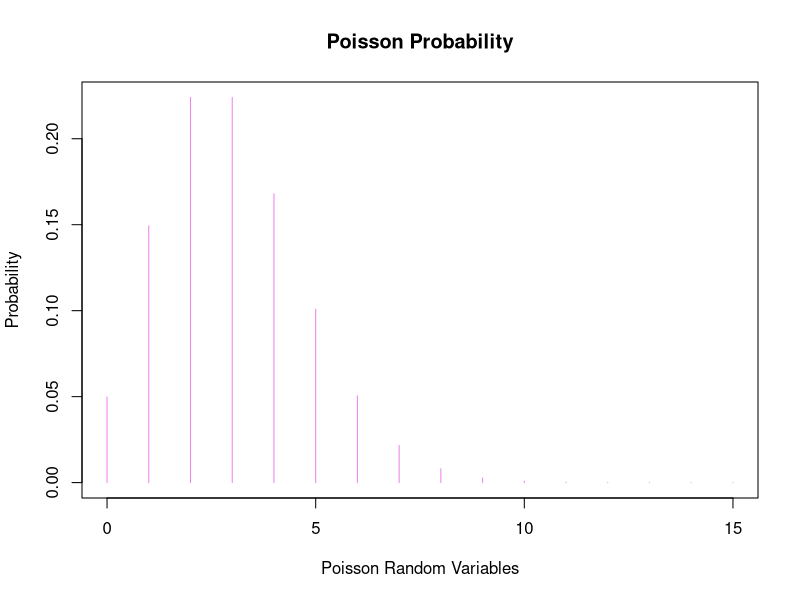
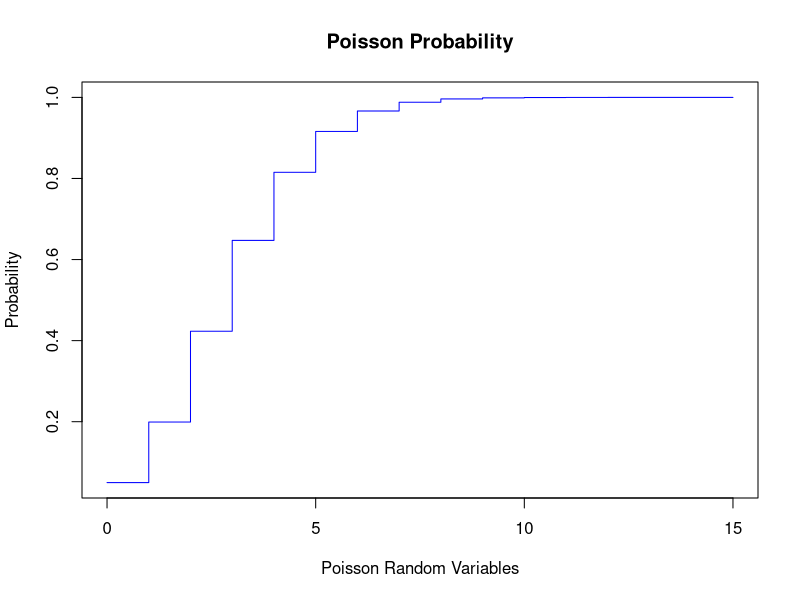

R code for these plots, in order:
# 2 dice are rolled 15 times,fin the probability of sum 9
# 1) Exactly 8 times
# 2) Atmost 6 times
# 3) Atleast 9 times
n <- 15
p <- 4 / 36
lambda <- n * p
p1 <- dpois(8, lambda)
p2 <- ppois(6, lambda, lower.tail = TRUE)
p3 <- ppois(9, lambda, lower.tail = FALSE)

# 5 coins are tossed 10 times,fin the probability of exactly 3 heads
# 1) No occurances
# 2) Atmost 6 times
# 3) Atleast 2 times
n <- 10
p <- 10 / 32
lambda <- n * p
p1 <- dpois(0, lambda)
p2 <- ppois(6, lambda, lower.tail = TRUE)
p3 <- ppois(2, lambda, lower.tail = FALSE)

# Probability of being defective is 20% there are 15 times
# 1)None are defective
# 2)Atmost 10 are defective
# 3)Aleast 1 is defective
n <- 15
p <- 20 / 100
lambda <- n * p
p1 <- dpois(0, lambda)
p2 <- ppois(10, lambda, lower.tail = TRUE)
p3 <- ppois(1, lambda, lower.tail = FALSE)

# --------------- Common Code ---------------
x <- c(0:15)
y <- dpois(x, lambda)
z <- ppois(x, lambda)
plot(
    x,
    y,
    main = "Poisson Probability",
    xlab = "Poisson Random Variables",
    ylab = "Probability",
    type = "h",
    col = "violet"
)
plot(
    x,
    z,
    main = "Poisson Probability",
    xlab = "Poisson Random Variables",
    ylab = "Probability",
    type = "s",
    col = "blue"
)
